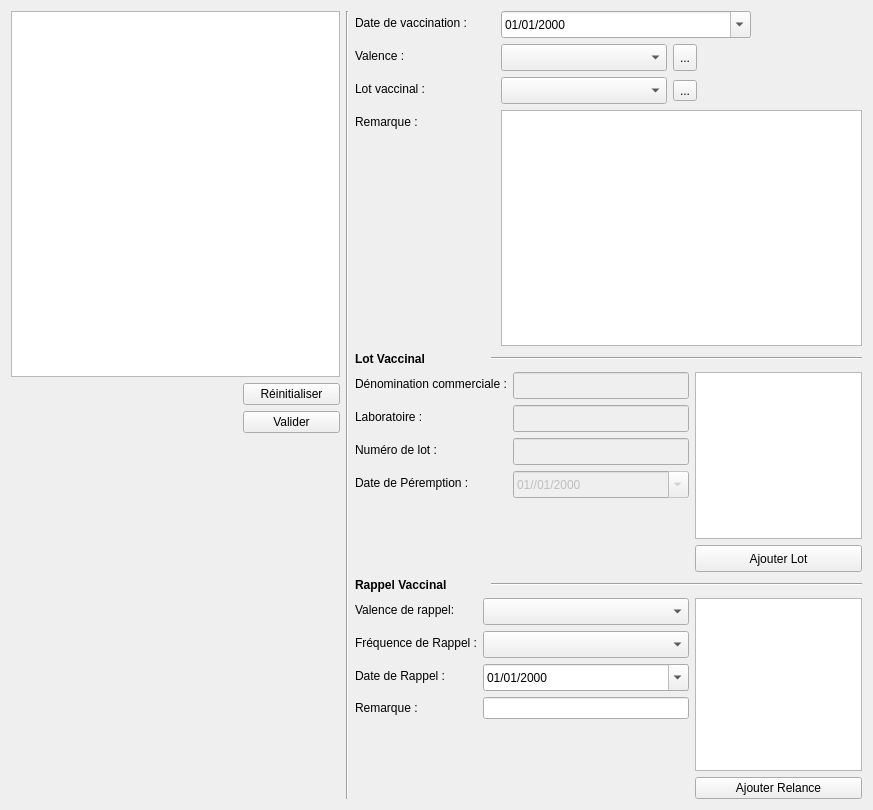
  <widget class="QWidget" name="tab_vaccination">
   <attribute name="title">
    <string>Vaccinations</string>
   </attribute>
   <layout class="QVBoxLayout" name="verticalLayout_15">
    <item>
     <layout class="QHBoxLayout" name="horizontalLayout_27" stretch="13,1,20">
      <item>
       <layout class="QVBoxLayout" name="verticalLayout_11">
        <property name="sizeConstraint">
         <enum>QLayout::SetMinimumSize</enum>
        </property>
        <item>
         <widget class="MyTableView" name="tableView_Vaccins">
          <property name="sizePolicy">
           <sizepolicy hsizetype="MinimumExpanding" vsizetype="Expanding">
            <horstretch>0</horstretch>
            <verstretch>0</verstretch>
           </sizepolicy>
          </property>
          <property name="minimumSize">
           <size>
            <width>0</width>
            <height>300</height>
           </size>
          </property>
          <property name="maximumSize">
           <size>
            <width>1677215</width>
            <height>16777215</height>
           </size>
          </property>
         </widget>
        </item>
        <item>
         <layout class="QHBoxLayout" name="horizontalLayout_25">
          <item>
           <spacer name="horizontalSpacer_4">
            <property name="orientation">
             <enum>Qt::Horizontal</enum>
            </property>
            <property name="sizeType">
             <enum>QSizePolicy::MinimumExpanding</enum>
            </property>
            <property name="sizeHint" stdset="0">
             <size>
              <width>40</width>
              <height>20</height>
             </size>
            </property>
           </spacer>
          </item>
          <item>
           <widget class="QPushButton" name="button_resetVaccin">
            <property name="sizePolicy">
             <sizepolicy hsizetype="Preferred" vsizetype="Fixed">
              <horstretch>0</horstretch>
              <verstretch>0</verstretch>
             </sizepolicy>
            </property>
            <property name="minimumSize">
             <size>
              <width>97</width>
              <height>0</height>
             </size>
            </property>
            <property name="toolTip">
             <string>Ajouter ce vaccin dans le dossier</string>
            </property>
            <property name="text">
             <string>Réinitialiser</string>
            </property>
           </widget>
          </item>
         </layout>
        </item>
        <item>
         <layout class="QHBoxLayout" name="horizontalLayout_22">
          <item>
           <spacer name="horizontalSpacer_8">
            <property name="orientation">
             <enum>Qt::Horizontal</enum>
            </property>
            <property name="sizeType">
             <enum>QSizePolicy::MinimumExpanding</enum>
            </property>
            <property name="sizeHint" stdset="0">
             <size>
              <width>40</width>
              <height>20</height>
             </size>
            </property>
           </spacer>
          </item>
          <item>
           <widget class="QPushButton" name="button_validerVaccin">
            <property name="sizePolicy">
             <sizepolicy hsizetype="Preferred" vsizetype="Fixed">
              <horstretch>0</horstretch>
              <verstretch>0</verstretch>
             </sizepolicy>
            </property>
            <property name="minimumSize">
             <size>
              <width>97</width>
              <height>0</height>
             </size>
            </property>
            <property name="baseSize">
             <size>
              <width>97</width>
              <height>0</height>
             </size>
            </property>
            <property name="toolTip">
             <string>Ajouter ce vaccin dans le dossier</string>
            </property>
            <property name="text">
             <string>Valider</string>
            </property>
           </widget>
          </item>
         </layout>
        </item>
        <item>
         <spacer name="verticalSpacer">
          <property name="orientation">
           <enum>Qt::Vertical</enum>
          </property>
          <property name="sizeHint" stdset="0">
           <size>
            <width>20</width>
            <height>40</height>
           </size>
          </property>
         </spacer>
        </item>
       </layout>
      </item>
      <item>
       <widget class="Line" name="line_6">
        <property name="orientation">
         <enum>Qt::Vertical</enum>
        </property>
       </widget>
      </item>
      <item>
       <layout class="QVBoxLayout" name="verticalLayout_14" stretch="10,1,6,1,6">
        <item>
         <layout class="QFormLayout" name="formLayout_2">
          <item row="0" column="0">
           <widget class="QLabel" name="label_dateVaccination">
            <property name="minimumSize">
             <size>
              <width>140</width>
              <height>0</height>
             </size>
            </property>
            <property name="maximumSize">
             <size>
              <width>140</width>
              <height>16777215</height>
             </size>
            </property>
            <property name="text">
             <string>Date de vaccination :</string>
            </property>
            <property name="buddy">
             <cstring>dateEdit_dateVaccination</cstring>
            </property>
           </widget>
          </item>
          <item row="0" column="1">
           <widget class="QDateEdit" name="dateEdit_dateVaccination">
            <property name="minimumSize">
             <size>
              <width>120</width>
              <height>27</height>
             </size>
            </property>
            <property name="maximumSize">
             <size>
              <width>250</width>
              <height>27</height>
             </size>
            </property>
            <property name="toolTip">
             <string>Date de vaccination</string>
            </property>
            <property name="displayFormat">
             <string>dd/MM/yyyy</string>
            </property>
            <property name="calendarPopup">
             <bool>true</bool>
            </property>
           </widget>
          </item>
          <item row="1" column="0">
           <widget class="QLabel" name="label_Valence">
            <property name="minimumSize">
             <size>
              <width>140</width>
              <height>0</height>
             </size>
            </property>
            <property name="maximumSize">
             <size>
              <width>140</width>
              <height>16777215</height>
             </size>
            </property>
            <property name="text">
             <string>Valence :</string>
            </property>
            <property name="buddy">
             <cstring>comboBox_valence</cstring>
            </property>
           </widget>
          </item>
          <item row="1" column="1">
           <layout class="QHBoxLayout" name="horizontalLayout_23">
            <item>
             <widget class="MyComboBox" name="comboBox_valence">
              <property name="sizePolicy">
               <sizepolicy hsizetype="Expanding" vsizetype="Fixed">
                <horstretch>0</horstretch>
                <verstretch>0</verstretch>
               </sizepolicy>
              </property>
              <property name="minimumSize">
               <size>
                <width>0</width>
                <height>27</height>
               </size>
              </property>
              <property name="maximumSize">
               <size>
                <width>250</width>
                <height>27</height>
               </size>
              </property>
              <property name="toolTip">
               <string>Vaccin</string>
              </property>
             </widget>
            </item>
            <item>
             <widget class="QToolButton" name="toolButton_editValence">
              <property name="minimumSize">
               <size>
                <width>0</width>
                <height>27</height>
               </size>
              </property>
              <property name="toolTip">
               <string>Editer les valences vaccinales</string>
              </property>
              <property name="text">
               <string>...</string>
              </property>
              <property name="icon">
               <iconset resource="resources.qrc">
                <normaloff>:/newPrefix/images/edit1.png</normaloff>:/newPrefix/images/edit1.png</iconset>
              </property>
              <property name="iconSize">
               <size>
                <width>20</width>
                <height>20</height>
               </size>
              </property>
             </widget>
            </item>
            <item>
             <spacer name="horizontalSpacer_9">
              <property name="orientation">
               <enum>Qt::Horizontal</enum>
              </property>
              <property name="sizeHint" stdset="0">
               <size>
                <width>40</width>
                <height>20</height>
               </size>
              </property>
             </spacer>
            </item>
           </layout>
          </item>
          <item row="2" column="0">
           <widget class="QLabel" name="label_lot">
            <property name="minimumSize">
             <size>
              <width>140</width>
              <height>0</height>
             </size>
            </property>
            <property name="maximumSize">
             <size>
              <width>140</width>
              <height>16777215</height>
             </size>
            </property>
            <property name="text">
             <string>Lot vaccinal :</string>
            </property>
            <property name="buddy">
             <cstring>comboBox_lot</cstring>
            </property>
           </widget>
          </item>
          <item row="2" column="1">
           <layout class="QHBoxLayout" name="horizontalLayout_24">
            <item>
             <widget class="MyComboBox" name="comboBox_lot">
              <property name="sizePolicy">
               <sizepolicy hsizetype="Expanding" vsizetype="Fixed">
                <horstretch>0</horstretch>
                <verstretch>0</verstretch>
               </sizepolicy>
              </property>
              <property name="minimumSize">
               <size>
                <width>0</width>
                <height>27</height>
               </size>
              </property>
              <property name="maximumSize">
               <size>
                <width>250</width>
                <height>27</height>
               </size>
              </property>
             </widget>
            </item>
            <item>
             <widget class="QToolButton" name="toolButton_editLot">
              <property name="toolTip">
               <string>Editer les lots de vaccin</string>
              </property>
              <property name="text">
               <string>...</string>
              </property>
              <property name="icon">
               <iconset resource="resources.qrc">
                <normaloff>:/newPrefix/images/edit1.png</normaloff>:/newPrefix/images/edit1.png</iconset>
              </property>
              <property name="iconSize">
               <size>
                <width>20</width>
                <height>20</height>
               </size>
              </property>
             </widget>
            </item>
            <item>
             <spacer name="horizontalSpacer_10">
              <property name="orientation">
               <enum>Qt::Horizontal</enum>
              </property>
              <property name="sizeHint" stdset="0">
               <size>
                <width>40</width>
                <height>20</height>
               </size>
              </property>
             </spacer>
            </item>
           </layout>
          </item>
          <item row="3" column="0">
           <widget class="QLabel" name="label_26">
            <property name="text">
             <string>Remarque :</string>
            </property>
           </widget>
          </item>
          <item row="3" column="1">
           <widget class="MyPlainTextEdit" name="plainTextEdit_remarque">
            <property name="minimumSize">
             <size>
              <width>0</width>
              <height>31</height>
             </size>
            </property>
            <property name="maximumSize">
             <size>
              <width>16777215</width>
              <height>9999</height>
             </size>
            </property>
           </widget>
          </item>
         </layout>
        </item>
        <item>
         <layout class="QHBoxLayout" name="horizontalLayout_19">
          <item>
           <widget class="QLabel" name="label_24">
            <property name="maximumSize">
             <size>
              <width>130</width>
              <height>16777215</height>
             </size>
            </property>
            <property name="font">
             <font>
              <weight>75</weight>
              <bold>true</bold>
             </font>
            </property>
            <property name="text">
             <string>Lot Vaccinal</string>
            </property>
           </widget>
          </item>
          <item>
           <widget class="Line" name="line_4">
            <property name="orientation">
             <enum>Qt::Horizontal</enum>
            </property>
           </widget>
          </item>
         </layout>
        </item>
        <item>
         <layout class="QHBoxLayout" name="horizontalLayout_26" stretch="2,1">
          <item>
           <layout class="QFormLayout" name="formLayout_3">
            <property name="sizeConstraint">
             <enum>QLayout::SetDefaultConstraint</enum>
            </property>
            <property name="fieldGrowthPolicy">
             <enum>QFormLayout::AllNonFixedFieldsGrow</enum>
            </property>
            <item row="0" column="0">
             <widget class="QLabel" name="label_18">
              <property name="maximumSize">
               <size>
                <width>200</width>
                <height>16777215</height>
               </size>
              </property>
              <property name="text">
               <string>Dénomination commerciale :</string>
              </property>
              <property name="buddy">
               <cstring>lineEdit_denomination</cstring>
              </property>
             </widget>
            </item>
            <item row="0" column="1">
             <widget class="QLineEdit" name="lineEdit_denomination">
              <property name="enabled">
               <bool>false</bool>
              </property>
              <property name="minimumSize">
               <size>
                <width>160</width>
                <height>27</height>
               </size>
              </property>
              <property name="maxLength">
               <number>60</number>
              </property>
             </widget>
            </item>
            <item row="1" column="0">
             <widget class="QLabel" name="label_22">
              <property name="maximumSize">
               <size>
                <width>200</width>
                <height>27</height>
               </size>
              </property>
              <property name="text">
               <string>Laboratoire :</string>
              </property>
              <property name="buddy">
               <cstring>lineEdit_laboratoire</cstring>
              </property>
             </widget>
            </item>
            <item row="1" column="1">
             <widget class="QLineEdit" name="lineEdit_laboratoire">
              <property name="enabled">
               <bool>false</bool>
              </property>
              <property name="minimumSize">
               <size>
                <width>160</width>
                <height>27</height>
               </size>
              </property>
              <property name="maxLength">
               <number>60</number>
              </property>
             </widget>
            </item>
            <item row="2" column="0">
             <widget class="QLabel" name="label_21">
              <property name="maximumSize">
               <size>
                <width>200</width>
                <height>16777215</height>
               </size>
              </property>
              <property name="text">
               <string>Numéro de lot :</string>
              </property>
              <property name="buddy">
               <cstring>lineEdit_NoLot</cstring>
              </property>
             </widget>
            </item>
            <item row="2" column="1">
             <widget class="QLineEdit" name="lineEdit_NoLot">
              <property name="enabled">
               <bool>false</bool>
              </property>
              <property name="minimumSize">
               <size>
                <width>160</width>
                <height>27</height>
               </size>
              </property>
              <property name="maxLength">
               <number>20</number>
              </property>
             </widget>
            </item>
            <item row="3" column="0">
             <widget class="QLabel" name="label_23">
              <property name="maximumSize">
               <size>
                <width>200</width>
                <height>16777215</height>
               </size>
              </property>
              <property name="text">
               <string>Date de Péremption :</string>
              </property>
              <property name="buddy">
               <cstring>dateEdit_datePeremption</cstring>
              </property>
             </widget>
            </item>
            <item row="3" column="1">
             <widget class="QDateEdit" name="dateEdit_datePeremption">
              <property name="enabled">
               <bool>false</bool>
              </property>
              <property name="sizePolicy">
               <sizepolicy hsizetype="Expanding" vsizetype="Fixed">
                <horstretch>0</horstretch>
                <verstretch>0</verstretch>
               </sizepolicy>
              </property>
              <property name="minimumSize">
               <size>
                <width>160</width>
                <height>27</height>
               </size>
              </property>
              <property name="maximumSize">
               <size>
                <width>9999</width>
                <height>27</height>
               </size>
              </property>
              <property name="toolTip">
               <string>Date de vaccination</string>
              </property>
              <property name="displayFormat">
               <string>dd//MM/yyyy</string>
              </property>
              <property name="calendarPopup">
               <bool>true</bool>
              </property>
             </widget>
            </item>
           </layout>
          </item>
          <item>
           <layout class="QVBoxLayout" name="verticalLayout_13">
            <property name="sizeConstraint">
             <enum>QLayout::SetFixedSize</enum>
            </property>
            <item>
             <widget class="QListView" name="listView_Lot">
              <property name="sizePolicy">
               <sizepolicy hsizetype="Expanding" vsizetype="Expanding">
                <horstretch>0</horstretch>
                <verstretch>0</verstretch>
               </sizepolicy>
              </property>
              <property name="maximumSize">
               <size>
                <width>9999</width>
                <height>16777215</height>
               </size>
              </property>
             </widget>
            </item>
            <item>
             <widget class="QPushButton" name="pushButton_ajouterLot">
              <property name="sizePolicy">
               <sizepolicy hsizetype="Expanding" vsizetype="Fixed">
                <horstretch>0</horstretch>
                <verstretch>0</verstretch>
               </sizepolicy>
              </property>
              <property name="minimumSize">
               <size>
                <width>0</width>
                <height>27</height>
               </size>
              </property>
              <property name="maximumSize">
               <size>
                <width>9999</width>
                <height>16777215</height>
               </size>
              </property>
              <property name="text">
               <string>Ajouter Lot</string>
              </property>
             </widget>
            </item>
           </layout>
          </item>
         </layout>
        </item>
        <item>
         <layout class="QHBoxLayout" name="horizontalLayout_20">
          <item>
           <widget class="QLabel" name="label_25">
            <property name="maximumSize">
             <size>
              <width>130</width>
              <height>16777215</height>
             </size>
            </property>
            <property name="font">
             <font>
              <weight>75</weight>
              <bold>true</bold>
             </font>
            </property>
            <property name="text">
             <string>Rappel Vaccinal</string>
            </property>
           </widget>
          </item>
          <item>
           <widget class="Line" name="line_5">
            <property name="orientation">
             <enum>Qt::Horizontal</enum>
            </property>
           </widget>
          </item>
         </layout>
        </item>
        <item>
         <layout class="QHBoxLayout" name="horizontalLayout_21" stretch="2,1">
          <item>
           <layout class="QFormLayout" name="formLayout_4">
            <property name="fieldGrowthPolicy">
             <enum>QFormLayout::AllNonFixedFieldsGrow</enum>
            </property>
            <item row="0" column="0">
             <widget class="QLabel" name="label_Valence_2">
              <property name="maximumSize">
               <size>
                <width>16777215</width>
                <height>150</height>
               </size>
              </property>
              <property name="text">
               <string>Valence de rappel:</string>
              </property>
              <property name="buddy">
               <cstring>comboBox_valenceRappel</cstring>
              </property>
             </widget>
            </item>
            <item row="0" column="1">
             <widget class="MyComboBox" name="comboBox_valenceRappel">
              <property name="minimumSize">
               <size>
                <width>0</width>
                <height>27</height>
               </size>
              </property>
              <property name="maximumSize">
               <size>
                <width>9999</width>
                <height>27</height>
               </size>
              </property>
              <property name="toolTip">
               <string>Vaccin</string>
              </property>
             </widget>
            </item>
            <item row="1" column="0">
             <widget class="QLabel" name="label_2">
              <property name="maximumSize">
               <size>
                <width>180</width>
                <height>150</height>
               </size>
              </property>
              <property name="text">
               <string>Fréquence de Rappel :</string>
              </property>
              <property name="buddy">
               <cstring>comboBox_periodeRappel</cstring>
              </property>
             </widget>
            </item>
            <item row="1" column="1">
             <widget class="MyComboBox" name="comboBox_periodeRappel">
              <property name="minimumSize">
               <size>
                <width>0</width>
                <height>27</height>
               </size>
              </property>
              <property name="maximumSize">
               <size>
                <width>9999</width>
                <height>27</height>
               </size>
              </property>
              <property name="toolTip">
               <string>Période de rappel</string>
              </property>
             </widget>
            </item>
            <item row="2" column="0">
             <widget class="QLabel" name="label_dateRappel">
              <property name="maximumSize">
               <size>
                <width>160</width>
                <height>150</height>
               </size>
              </property>
              <property name="text">
               <string>Date de Rappel :</string>
              </property>
              <property name="buddy">
               <cstring>dateEdit_dateRelance</cstring>
              </property>
             </widget>
            </item>
            <item row="2" column="1">
             <widget class="QDateEdit" name="dateEdit_dateRelance">
              <property name="minimumSize">
               <size>
                <width>0</width>
                <height>27</height>
               </size>
              </property>
              <property name="maximumSize">
               <size>
                <width>9999</width>
                <height>16777215</height>
               </size>
              </property>
              <property name="toolTip">
               <string>Date de rappel</string>
              </property>
              <property name="displayFormat">
               <string>dd/MM/yyyy</string>
              </property>
              <property name="calendarPopup">
               <bool>true</bool>
              </property>
             </widget>
            </item>
            <item row="3" column="1">
             <widget class="QLineEdit" name="lineEdit_RemarqueRappel">
              <property name="maxLength">
               <number>200</number>
              </property>
             </widget>
            </item>
            <item row="3" column="0">
             <widget class="QLabel" name="label_Remarque">
              <property name="text">
               <string>Remarque :</string>
              </property>
             </widget>
            </item>
           </layout>
          </item>
          <item>
           <layout class="QVBoxLayout" name="verticalLayout_12">
            <item>
             <widget class="QListView" name="listView_Rappels"/>
            </item>
            <item>
             <widget class="QPushButton" name="button_ajouterRelance">
              <property name="toolTip">
               <string>Ajouter ce vaccin dans le dossier</string>
              </property>
              <property name="text">
               <string>Ajouter Relance</string>
              </property>
             </widget>
            </item>
           </layout>
          </item>
         </layout>
        </item>
       </layout>
      </item>
     </layout>
    </item>
   </layout>
  </widget>
